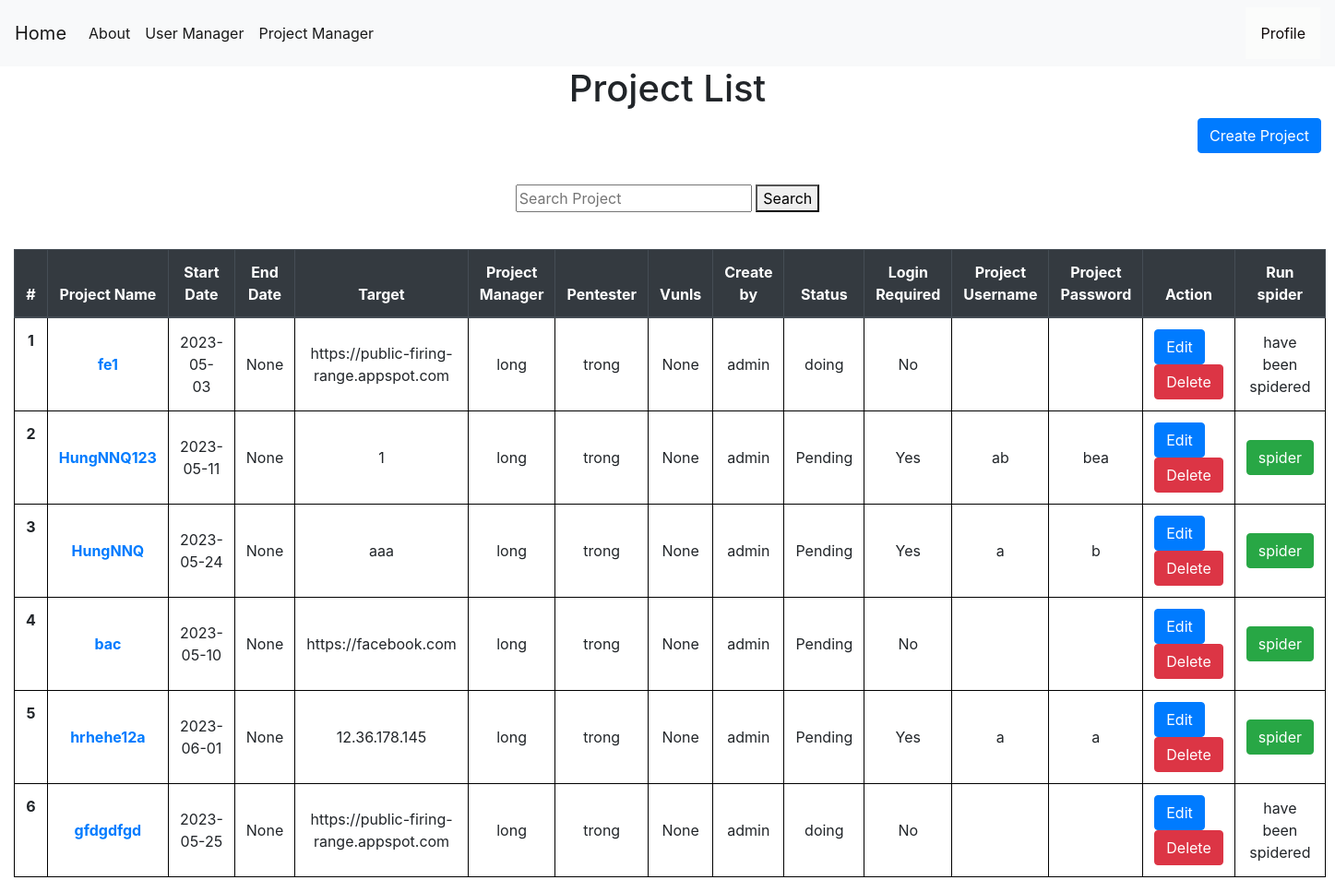
Screenshot of /projectmanager (signed in) with the database file from the repository.
### tables this page shows
CREATE TABLE projects (
    projectid INTEGER PRIMARY KEY AUTOINCREMENT,
    projectname TEXT NOT NULL,
    startdate date NOT NULL,
    enddate date,
    vunls int,
    target text not null,
    securitylevel TEXT,
    manager TEXT ,
    pentester TEXT ,
    status TEXT NOT NULL,
    create_by INTEGER ,
    isspider TEXT,
    login INTEGER NOT NULL,
    userinfo TEXT ,
    passinfo TEXT ,
    FOREIGN KEY (pentester) REFERENCES users(userid) ON DELETE CASCADE
    FOREIGN KEY (manager) REFERENCES users(userid) ON DELETE CASCADE
    FOREIGN KEY (create_by) REFERENCES users(userid) ON DELETE CASCADE
);

### app.py (the view, shortened to what this page needs)
@app.route('/projectmanager', methods=('GET', 'POST'))
def showproject():
    msg = ''
    if session["userid"] == None:
        return redirect(url_for('login'))
    conn = get_db_connection()
    projects = conn.execute('SELECT * FROM projects').fetchall()
    users = conn.execute('SELECT * FROM users').fetchall()
    conn.commit()
    conn.close()
    return render_template('show_project.html', projects=projects,users=users,msg=msg)

### app.py (called while the page is built)
def get_db_connection():
    conn = sqlite3.connect('database.db')
    conn.row_factory = sqlite3.Row
    return conn

### templates/show_project.html (shortened to what this page needs)
{% extends 'base.html' %}
{% block content %}
    <center><h1>{% block title %}  Project List  {% endblock %}</h1></center>
    <link rel= "stylesheet" type= "text/css" href= "{{ url_for('static',filename='css/showuser.css') }}">
    <a href="{{ url_for('add_project')}}" class="btn btn-primary" style="float: right;" role="button" aria-pressed="true">Create Project</a>
  <center>
  <form action="{{ url_for('search_project') }}" method ="GET">
    <input name="projectname" type="projectname" placeholder="Search Project" />
    <button>Search</button>
  </form>
</center></br>
<div >
    <table class="table" style="width:100%">
        <thead class="thead-dark" style="width:100%">
          <tr>
            <th style="text-align: center"width="5%" scope="col">#</th>
            <th style="text-align: center"width="10%" scope="col">Project Name</th>
            <th style="text-align: center"width="20%" scope="col">Start Date</th>
            <th style="text-align: center"width="20%" scope="col">End Date</th>
            <th style="text-align: center"scope="col">Target</th>
            <th style="text-align: center"scope="col">Project Manager</th>
            <th style="text-align: center"scope="col">Pentester</th>
            <th style="text-align: center"scope="col">Vunls</th>
            <th style="text-align: center"scope="col">Create by</th>
            <th style="text-align: center"scope="col">Status</th>
            <th style="text-align: center"scope="col">Login Required</th>
            <th style="text-align: center"scope="col">Project Username</th>
            <th style="text-align: center"scope="col">Project Password</th>
            <th style="text-align: center"width="30%" scope="col">Action</th>
            <th style="text-align: center"width="30%" scope="col">Run spider</th>
          </tr>
        </thead>
        <tbody>
        {% for project in projects %}
          <tr >
            <th style="text-align: center" class="counterCell"></th>
            <th style="text-align: center"class="align-middle" scope="row"><a href="{{ url_for('project_detail',id= project.projectid) }} ">{{ project.projectname }}</a></th>
            <td style="text-align: center"class="align-middle" >{{ project.startdate }}</td>
            <td style="text-align: center"class="align-middle" >{{ project.enddate }}</td>
            <td style="text-align: center"class="align-middle" >{{ project.target }}</td>
            <td style="text-align: center"class="align-middle" >{{ project.manager }}</td>
            <td style="text-align: center"class="align-middle" >{{ project.pentester }}</td>
            <td style="text-align: center"class="align-middle" >{{ project.vunls }}</td>
            <td style="text-align: center"class="align-middle" >{{ project.create_by }}</td>
            <td style="text-align: center"class="align-middle" >{{ project.status }}</td>
            {% if project.login == 1 %}
            <td style="text-align: center"class="align-middle" >Yes</td>
            {% else %}
            <td style="text-align: center"class="align-middle" >No</td>
            {% endif %}
            <td style="text-align: center"class="align-middle" >{{ project.userinfo }}</td>
            <td style="text-align: center"class="align-middle" >{{ project.passinfo }}</td>
            <td style="text-align: center"class="align-middle" >
              <span style="float:left;">
              <a href="{{ url_for('editproject',id= project.projectid) }} "class="btn btn-primary">Edit</a>
              </span>
              <span style="float:left;">
              <form action="{{ url_for('showproject') }}" method=post >
                  <button id="delete" type=submit class="btn btn-danger" >Delete</button>
              </form>
            </span>
            </td>
            {% if project.isspider != '1' %}
            <td style="text-align: center" class="align-middle" >
              <span style="float:center;">
              <a href="{{ url_for('spiderscan',id= project.projectid) }} "class="btn btn-success">spider</a>
              </span>
            </td>
            {% else %}
            <td style="text-align: center" class="align-middle" >
              <span style="float:center;">
              <a>have been spidered</a>
              </span>
            </td>
            {% endif %}
          </tr>
        {% endfor %}
        </tbody>
      </table>
    </div>
{% endblock %}

### templates/base.html (shortened to what this page needs)
<!doctype html>
<link rel= "stylesheet" type= "text/css" href= "{{ url_for('static',filename='css/style.css') }}">
<html lang="en">
  <head>
    <link rel="stylesheet" href="https://stackpath.bootstrapcdn.com/bootstrap/4.3.1/css/bootstrap.min.css">
  </head>
  <body>
    <nav class="navbar navbar-expand-md navbar-light bg-light">
      {% block sidebar %}
        <a class="navbar-brand" href="{{ url_for('index')}}">Home</a>
        <div class="collapse navbar-collapse" id="navbarNav">
            <ul class="navbar-nav">
            <li class="nav-item active">
                <a class="nav-link" href="{{ url_for('about_us')}}">About</a>
            </li>
            </ul>
            <ul class="navbar-nav">
              {% if session.userid %}
              <li class="nav-item active">
                <a class="nav-link" href="{{ url_for('showuser')}}">User Manager</a>
              </li>
              <li class="nav-item active">
                <a class="nav-link" href="{{ url_for('showproject')}}">Project Manager</a>
              </li>
              {% endif %}
              </ul>
        </div>
        {% endblock %}
        {% if session.userid %}
        <div class="dropdown">
          <button class="dropbtn">Profile</button>
        </div>
        {% else %}
          <a href="{{ url_for('login')}}" class="nav-link">Login</a>
        {% endif %}
    </nav>
    <div class="container">
        {% block content %} {% endblock %}
    </div>
  </body>
</html>

### static/css/style.css (style rules this page uses)
table, th, td { border: 1px solid black; }
body { min-height: 100vh; height: 100%; margin: 0; z-index: 10; display: grid; grid-template-rows: auto 1fr auto; }
body { display: flex; flex-direction: column; }
.dropbtn { background-color: #fbfcfb; color: rgb(15, 8, 8); padding: 16px; font-size: 16px; border: none; }
.dropdown { position: relative; display: inline-block; }
.container { max-width: 1680px !important; }

### static/css/showuser.css (style rules this page uses)
table { counter-reset: tableCount; }
.counterCell:before { content: counter(tableCount); counter-increment: tableCount; }

### rows the page displays
projects: projectname "fe1", startdate "2023-05-03", enddate "None", target "https://public-firing-range.appspot.com", manager "long", pentester "trong", vunls "None", create_by "admin", status "doing", login "No", isspider "have been spidered"
projects: projectname "HungNNQ123", startdate "2023-05-11", enddate "None", target "1", manager "long", pentester "trong", vunls "None", create_by "admin", status "Pending", login "Yes", userinfo "ab", passinfo "bea"
projects: projectname "HungNNQ", startdate "2023-05-24", enddate "None", target "aaa", manager "long", pentester "trong", vunls "None", create_by "admin", status "Pending", login "Yes", userinfo "a", passinfo "b"
projects: projectname "bac", startdate "2023-05-10", enddate "None", target "https://facebook.com", manager "long", pentester "trong", vunls "None", create_by "admin", status "Pending", login "No"
projects: projectname "hrhehe12a", startdate "2023-06-01", enddate "None", target "12.36.178.145", manager "long", pentester "trong", vunls "None", create_by "admin", status "Pending", login "Yes", userinfo "a", passinfo "a"
projects: projectname "gfdgdfgd", startdate "2023-05-25", enddate "None", target "https://public-firing-range.appspot.com", manager "long", pentester "trong", vunls "None", create_by "admin", status "doing", login "No", isspider "have been spidered"
